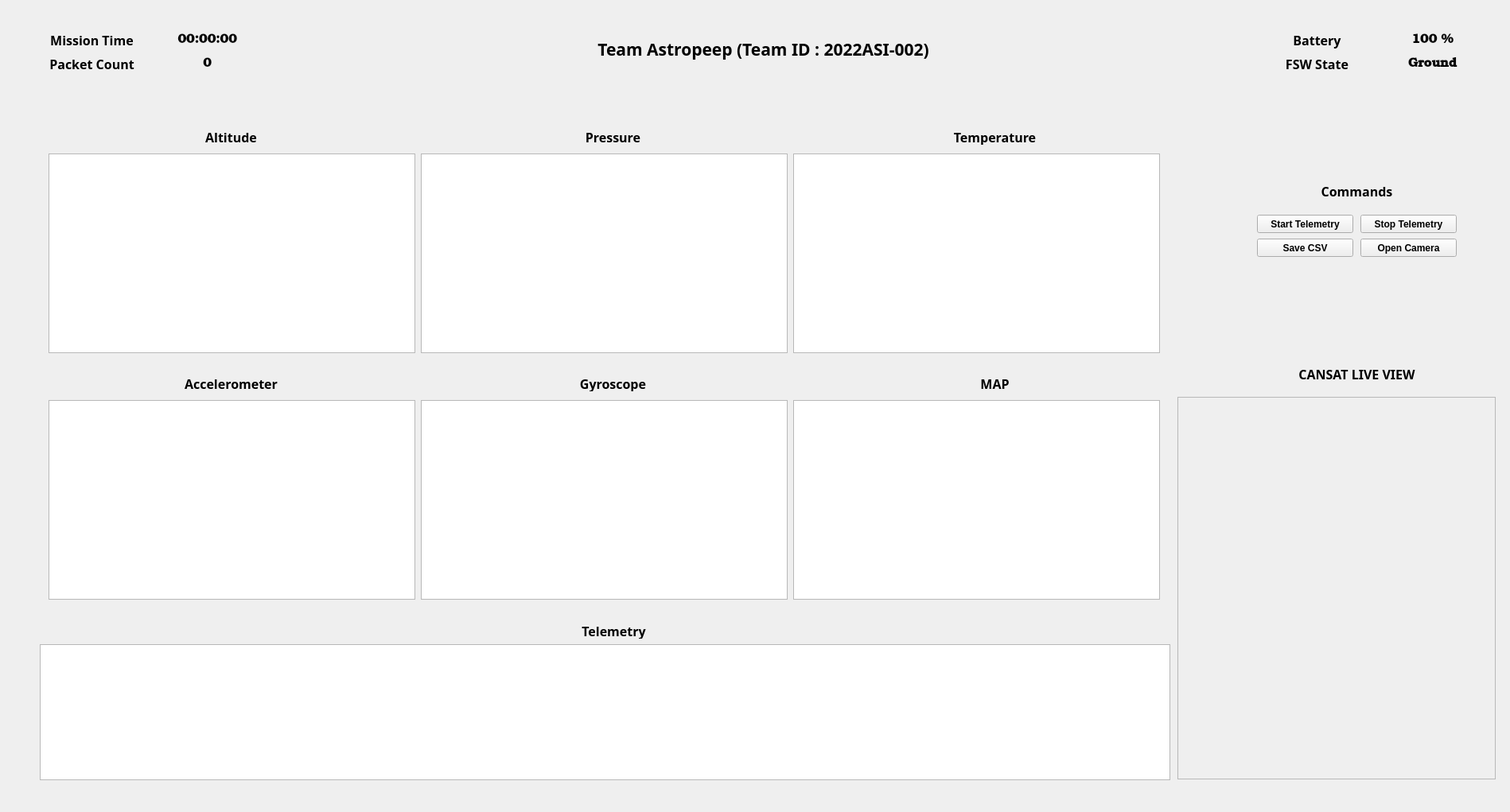
<?xml version="1.0" encoding="UTF-8"?>
<ui version="4.0">
 <class>Dashboard</class>
 <widget class="QMainWindow" name="Dashboard">
  <property name="geometry">
   <rect>
    <x>0</x>
    <y>0</y>
    <width>1898</width>
    <height>1021</height>
   </rect>
  </property>
  <property name="sizePolicy">
   <sizepolicy hsizetype="Minimum" vsizetype="Fixed">
    <horstretch>0</horstretch>
    <verstretch>0</verstretch>
   </sizepolicy>
  </property>
  <property name="minimumSize">
   <size>
    <width>0</width>
    <height>0</height>
   </size>
  </property>
  <property name="windowTitle">
   <string>MainWindow</string>
  </property>
  <widget class="QWidget" name="centralwidget">
   <widget class="QLabel" name="gyro_label">
    <property name="geometry">
     <rect>
      <x>540</x>
      <y>472</y>
      <width>461</width>
      <height>20</height>
     </rect>
    </property>
    <property name="sizePolicy">
     <sizepolicy hsizetype="Preferred" vsizetype="Preferred">
      <horstretch>6</horstretch>
      <verstretch>6</verstretch>
     </sizepolicy>
    </property>
    <property name="font">
     <font>
      <family>Rockwell</family>
      <pointsize>12</pointsize>
      <weight>75</weight>
      <bold>true</bold>
     </font>
    </property>
    <property name="text">
     <string>Gyroscope</string>
    </property>
    <property name="alignment">
     <set>Qt::AlignCenter</set>
    </property>
   </widget>
   <widget class="QLabel" name="pressure_label">
    <property name="geometry">
     <rect>
      <x>540</x>
      <y>162</y>
      <width>461</width>
      <height>20</height>
     </rect>
    </property>
    <property name="sizePolicy">
     <sizepolicy hsizetype="Expanding" vsizetype="Expanding">
      <horstretch>6</horstretch>
      <verstretch>6</verstretch>
     </sizepolicy>
    </property>
    <property name="font">
     <font>
      <family>Rockwell</family>
      <pointsize>12</pointsize>
      <weight>75</weight>
      <bold>true</bold>
     </font>
    </property>
    <property name="text">
     <string>Pressure</string>
    </property>
    <property name="alignment">
     <set>Qt::AlignCenter</set>
    </property>
   </widget>
   <widget class="QLabel" name="map_label">
    <property name="geometry">
     <rect>
      <x>1020</x>
      <y>472</y>
      <width>461</width>
      <height>20</height>
     </rect>
    </property>
    <property name="sizePolicy">
     <sizepolicy hsizetype="Expanding" vsizetype="Preferred">
      <horstretch>6</horstretch>
      <verstretch>6</verstretch>
     </sizepolicy>
    </property>
    <property name="font">
     <font>
      <family>Rockwell</family>
      <pointsize>12</pointsize>
      <weight>75</weight>
      <bold>true</bold>
     </font>
    </property>
    <property name="text">
     <string>MAP</string>
    </property>
    <property name="alignment">
     <set>Qt::AlignCenter</set>
    </property>
   </widget>
   <widget class="QLabel" name="accelo_label">
    <property name="geometry">
     <rect>
      <x>60</x>
      <y>472</y>
      <width>461</width>
      <height>20</height>
     </rect>
    </property>
    <property name="sizePolicy">
     <sizepolicy hsizetype="Preferred" vsizetype="Preferred">
      <horstretch>6</horstretch>
      <verstretch>6</verstretch>
     </sizepolicy>
    </property>
    <property name="font">
     <font>
      <family>Rockwell</family>
      <pointsize>12</pointsize>
      <weight>75</weight>
      <bold>true</bold>
     </font>
    </property>
    <property name="text">
     <string>Accelerometer</string>
    </property>
    <property name="alignment">
     <set>Qt::AlignCenter</set>
    </property>
   </widget>
   <widget class="QLabel" name="altitude_label">
    <property name="geometry">
     <rect>
      <x>60</x>
      <y>162</y>
      <width>461</width>
      <height>20</height>
     </rect>
    </property>
    <property name="sizePolicy">
     <sizepolicy hsizetype="Expanding" vsizetype="Expanding">
      <horstretch>6</horstretch>
      <verstretch>6</verstretch>
     </sizepolicy>
    </property>
    <property name="font">
     <font>
      <family>Rockwell</family>
      <pointsize>12</pointsize>
      <weight>75</weight>
      <bold>true</bold>
     </font>
    </property>
    <property name="text">
     <string>Altitude</string>
    </property>
    <property name="alignment">
     <set>Qt::AlignCenter</set>
    </property>
   </widget>
   <widget class="QLabel" name="temperature_label">
    <property name="geometry">
     <rect>
      <x>1020</x>
      <y>162</y>
      <width>461</width>
      <height>20</height>
     </rect>
    </property>
    <property name="sizePolicy">
     <sizepolicy hsizetype="Expanding" vsizetype="Expanding">
      <horstretch>6</horstretch>
      <verstretch>6</verstretch>
     </sizepolicy>
    </property>
    <property name="font">
     <font>
      <family>Rockwell</family>
      <pointsize>12</pointsize>
      <weight>75</weight>
      <bold>true</bold>
     </font>
    </property>
    <property name="text">
     <string>Temperature</string>
    </property>
    <property name="alignment">
     <set>Qt::AlignCenter</set>
    </property>
   </widget>
   <widget class="QLabel" name="fsw_state_label">
    <property name="geometry">
     <rect>
      <x>1580</x>
      <y>70</y>
      <width>151</width>
      <height>21</height>
     </rect>
    </property>
    <property name="sizePolicy">
     <sizepolicy hsizetype="Expanding" vsizetype="Expanding">
      <horstretch>6</horstretch>
      <verstretch>6</verstretch>
     </sizepolicy>
    </property>
    <property name="minimumSize">
     <size>
      <width>101</width>
      <height>0</height>
     </size>
    </property>
    <property name="font">
     <font>
      <family>Rockwell</family>
      <pointsize>12</pointsize>
      <weight>75</weight>
      <bold>true</bold>
     </font>
    </property>
    <property name="text">
     <string>FSW State</string>
    </property>
    <property name="alignment">
     <set>Qt::AlignCenter</set>
    </property>
   </widget>
   <widget class="QLabel" name="fsw_state">
    <property name="geometry">
     <rect>
      <x>1750</x>
      <y>70</y>
      <width>101</width>
      <height>21</height>
     </rect>
    </property>
    <property name="sizePolicy">
     <sizepolicy hsizetype="Expanding" vsizetype="Expanding">
      <horstretch>6</horstretch>
      <verstretch>6</verstretch>
     </sizepolicy>
    </property>
    <property name="minimumSize">
     <size>
      <width>101</width>
      <height>0</height>
     </size>
    </property>
    <property name="font">
     <font>
      <family>Bookman Old Style</family>
      <pointsize>12</pointsize>
      <weight>75</weight>
      <bold>true</bold>
     </font>
    </property>
    <property name="text">
     <string>Ground</string>
    </property>
    <property name="alignment">
     <set>Qt::AlignCenter</set>
    </property>
   </widget>
   <widget class="QLabel" name="battery_value">
    <property name="geometry">
     <rect>
      <x>1750</x>
      <y>40</y>
      <width>101</width>
      <height>21</height>
     </rect>
    </property>
    <property name="sizePolicy">
     <sizepolicy hsizetype="Expanding" vsizetype="Expanding">
      <horstretch>6</horstretch>
      <verstretch>6</verstretch>
     </sizepolicy>
    </property>
    <property name="minimumSize">
     <size>
      <width>101</width>
      <height>0</height>
     </size>
    </property>
    <property name="font">
     <font>
      <family>Bookman Old Style</family>
      <pointsize>12</pointsize>
      <weight>75</weight>
      <bold>true</bold>
     </font>
    </property>
    <property name="text">
     <string>100 %</string>
    </property>
    <property name="alignment">
     <set>Qt::AlignCenter</set>
    </property>
   </widget>
   <widget class="QLabel" name="battery_label">
    <property name="geometry">
     <rect>
      <x>1580</x>
      <y>40</y>
      <width>151</width>
      <height>21</height>
     </rect>
    </property>
    <property name="sizePolicy">
     <sizepolicy hsizetype="Expanding" vsizetype="Expanding">
      <horstretch>6</horstretch>
      <verstretch>6</verstretch>
     </sizepolicy>
    </property>
    <property name="minimumSize">
     <size>
      <width>101</width>
      <height>0</height>
     </size>
    </property>
    <property name="font">
     <font>
      <family>Rockwell</family>
      <pointsize>12</pointsize>
      <weight>75</weight>
      <bold>true</bold>
     </font>
    </property>
    <property name="text">
     <string>Battery</string>
    </property>
    <property name="alignment">
     <set>Qt::AlignCenter</set>
    </property>
   </widget>
   <widget class="QPushButton" name="save_csv_button">
    <property name="geometry">
     <rect>
      <x>1580</x>
      <y>300</y>
      <width>121</width>
      <height>23</height>
     </rect>
    </property>
    <property name="sizePolicy">
     <sizepolicy hsizetype="Expanding" vsizetype="Expanding">
      <horstretch>6</horstretch>
      <verstretch>6</verstretch>
     </sizepolicy>
    </property>
    <property name="font">
     <font>
      <weight>75</weight>
      <bold>true</bold>
     </font>
    </property>
    <property name="text">
     <string>Save CSV</string>
    </property>
   </widget>
   <widget class="QLabel" name="command_label">
    <property name="geometry">
     <rect>
      <x>1580</x>
      <y>230</y>
      <width>251</width>
      <height>20</height>
     </rect>
    </property>
    <property name="sizePolicy">
     <sizepolicy hsizetype="Expanding" vsizetype="Expanding">
      <horstretch>6</horstretch>
      <verstretch>6</verstretch>
     </sizepolicy>
    </property>
    <property name="font">
     <font>
      <family>Rockwell</family>
      <pointsize>12</pointsize>
      <weight>75</weight>
      <bold>true</bold>
     </font>
    </property>
    <property name="text">
     <string>Commands</string>
    </property>
    <property name="alignment">
     <set>Qt::AlignCenter</set>
    </property>
   </widget>
   <widget class="QPushButton" name="start_tele_button">
    <property name="geometry">
     <rect>
      <x>1580</x>
      <y>270</y>
      <width>121</width>
      <height>23</height>
     </rect>
    </property>
    <property name="sizePolicy">
     <sizepolicy hsizetype="Expanding" vsizetype="Expanding">
      <horstretch>6</horstretch>
      <verstretch>6</verstretch>
     </sizepolicy>
    </property>
    <property name="font">
     <font>
      <weight>75</weight>
      <bold>true</bold>
     </font>
    </property>
    <property name="text">
     <string>Start Telemetry</string>
    </property>
   </widget>
   <widget class="QPushButton" name="stop_tele_button_2">
    <property name="geometry">
     <rect>
      <x>1710</x>
      <y>270</y>
      <width>121</width>
      <height>23</height>
     </rect>
    </property>
    <property name="sizePolicy">
     <sizepolicy hsizetype="Expanding" vsizetype="Expanding">
      <horstretch>6</horstretch>
      <verstretch>6</verstretch>
     </sizepolicy>
    </property>
    <property name="font">
     <font>
      <weight>75</weight>
      <bold>true</bold>
     </font>
    </property>
    <property name="text">
     <string>Stop Telemetry</string>
    </property>
   </widget>
   <widget class="QLabel" name="mission_time">
    <property name="geometry">
     <rect>
      <x>210</x>
      <y>40</y>
      <width>101</width>
      <height>21</height>
     </rect>
    </property>
    <property name="sizePolicy">
     <sizepolicy hsizetype="Expanding" vsizetype="Expanding">
      <horstretch>6</horstretch>
      <verstretch>6</verstretch>
     </sizepolicy>
    </property>
    <property name="minimumSize">
     <size>
      <width>101</width>
      <height>0</height>
     </size>
    </property>
    <property name="font">
     <font>
      <family>Bookman Old Style</family>
      <pointsize>12</pointsize>
      <weight>75</weight>
      <bold>true</bold>
     </font>
    </property>
    <property name="text">
     <string>00:00:00</string>
    </property>
    <property name="alignment">
     <set>Qt::AlignCenter</set>
    </property>
   </widget>
   <widget class="QLabel" name="packet_count_label">
    <property name="geometry">
     <rect>
      <x>40</x>
      <y>70</y>
      <width>151</width>
      <height>21</height>
     </rect>
    </property>
    <property name="sizePolicy">
     <sizepolicy hsizetype="Expanding" vsizetype="Expanding">
      <horstretch>6</horstretch>
      <verstretch>6</verstretch>
     </sizepolicy>
    </property>
    <property name="minimumSize">
     <size>
      <width>101</width>
      <height>0</height>
     </size>
    </property>
    <property name="font">
     <font>
      <family>Rockwell</family>
      <pointsize>12</pointsize>
      <weight>75</weight>
      <bold>true</bold>
     </font>
    </property>
    <property name="text">
     <string>Packet Count</string>
    </property>
    <property name="alignment">
     <set>Qt::AlignCenter</set>
    </property>
   </widget>
   <widget class="QLabel" name="mission_time_label">
    <property name="geometry">
     <rect>
      <x>40</x>
      <y>40</y>
      <width>151</width>
      <height>21</height>
     </rect>
    </property>
    <property name="sizePolicy">
     <sizepolicy hsizetype="Expanding" vsizetype="Expanding">
      <horstretch>6</horstretch>
      <verstretch>6</verstretch>
     </sizepolicy>
    </property>
    <property name="minimumSize">
     <size>
      <width>101</width>
      <height>0</height>
     </size>
    </property>
    <property name="font">
     <font>
      <family>Rockwell</family>
      <pointsize>12</pointsize>
      <weight>75</weight>
      <bold>true</bold>
     </font>
    </property>
    <property name="text">
     <string>Mission Time</string>
    </property>
    <property name="alignment">
     <set>Qt::AlignCenter</set>
    </property>
   </widget>
   <widget class="QLabel" name="packet_count">
    <property name="geometry">
     <rect>
      <x>210</x>
      <y>70</y>
      <width>101</width>
      <height>21</height>
     </rect>
    </property>
    <property name="sizePolicy">
     <sizepolicy hsizetype="Expanding" vsizetype="Expanding">
      <horstretch>6</horstretch>
      <verstretch>6</verstretch>
     </sizepolicy>
    </property>
    <property name="minimumSize">
     <size>
      <width>101</width>
      <height>0</height>
     </size>
    </property>
    <property name="font">
     <font>
      <family>Bookman Old Style</family>
      <pointsize>12</pointsize>
      <weight>75</weight>
      <bold>true</bold>
     </font>
    </property>
    <property name="text">
     <string>0</string>
    </property>
    <property name="alignment">
     <set>Qt::AlignCenter</set>
    </property>
   </widget>
   <widget class="QWidget" name="layoutWidget">
    <property name="geometry">
     <rect>
      <x>400</x>
      <y>10</y>
      <width>1119</width>
      <height>103</height>
     </rect>
    </property>
    <layout class="QHBoxLayout" name="horizontalLayout">
     <item>
      <widget class="QLabel" name="team_logo_2">
       <property name="minimumSize">
        <size>
         <width>211</width>
         <height>101</height>
        </size>
       </property>
       <property name="maximumSize">
        <size>
         <width>211</width>
         <height>101</height>
        </size>
       </property>
       <property name="sizeIncrement">
        <size>
         <width>2</width>
         <height>2</height>
        </size>
       </property>
       <property name="styleSheet">
        <string notr="true">image: url(:/cansat_logo/Logos/team_logo.png);</string>
       </property>
       <property name="text">
        <string/>
       </property>
       <property name="pixmap">
        <pixmap resource="logo.qrc">:/cansat_logo/Logos/team_logo.png</pixmap>
       </property>
       <property name="scaledContents">
        <bool>true</bool>
       </property>
      </widget>
     </item>
     <item>
      <widget class="QLabel" name="team_name">
       <property name="minimumSize">
        <size>
         <width>681</width>
         <height>41</height>
        </size>
       </property>
       <property name="maximumSize">
        <size>
         <width>211</width>
         <height>101</height>
        </size>
       </property>
       <property name="font">
        <font>
         <family>Rockwell Extra Bold</family>
         <pointsize>16</pointsize>
         <weight>75</weight>
         <italic>false</italic>
         <bold>true</bold>
        </font>
       </property>
       <property name="text">
        <string>Team Astropeep (Team ID : 2022ASI-002)</string>
       </property>
       <property name="alignment">
        <set>Qt::AlignCenter</set>
       </property>
      </widget>
     </item>
     <item>
      <widget class="QLabel" name="cansat_logo">
       <property name="minimumSize">
        <size>
         <width>211</width>
         <height>101</height>
        </size>
       </property>
       <property name="maximumSize">
        <size>
         <width>211</width>
         <height>101</height>
        </size>
       </property>
       <property name="text">
        <string/>
       </property>
       <property name="pixmap">
        <pixmap resource="logo.qrc">:/cansat_logo/Logos/Cansat_logo.jpg</pixmap>
       </property>
       <property name="scaledContents">
        <bool>true</bool>
       </property>
      </widget>
     </item>
    </layout>
   </widget>
   <widget class="QGraphicsView" name="graphicsView">
    <property name="geometry">
     <rect>
      <x>61</x>
      <y>193</y>
      <width>461</width>
      <height>251</height>
     </rect>
    </property>
   </widget>
   <widget class="QGraphicsView" name="graphicsView_2">
    <property name="geometry">
     <rect>
      <x>529</x>
      <y>193</y>
      <width>461</width>
      <height>251</height>
     </rect>
    </property>
   </widget>
   <widget class="QGraphicsView" name="graphicsView_3">
    <property name="geometry">
     <rect>
      <x>997</x>
      <y>193</y>
      <width>461</width>
      <height>251</height>
     </rect>
    </property>
   </widget>
   <widget class="QGraphicsView" name="graphicsView_4">
    <property name="geometry">
     <rect>
      <x>529</x>
      <y>503</y>
      <width>461</width>
      <height>251</height>
     </rect>
    </property>
   </widget>
   <widget class="QGraphicsView" name="graphicsView_5">
    <property name="geometry">
     <rect>
      <x>61</x>
      <y>503</y>
      <width>461</width>
      <height>251</height>
     </rect>
    </property>
   </widget>
   <widget class="QGraphicsView" name="graphicsView_6">
    <property name="geometry">
     <rect>
      <x>997</x>
      <y>503</y>
      <width>461</width>
      <height>251</height>
     </rect>
    </property>
   </widget>
   <widget class="QLabel" name="tele_label">
    <property name="geometry">
     <rect>
      <x>61</x>
      <y>783</y>
      <width>1421</width>
      <height>20</height>
     </rect>
    </property>
    <property name="sizePolicy">
     <sizepolicy hsizetype="Expanding" vsizetype="Expanding">
      <horstretch>6</horstretch>
      <verstretch>6</verstretch>
     </sizepolicy>
    </property>
    <property name="minimumSize">
     <size>
      <width>1421</width>
      <height>20</height>
     </size>
    </property>
    <property name="maximumSize">
     <size>
      <width>1421</width>
      <height>20</height>
     </size>
    </property>
    <property name="font">
     <font>
      <family>Rockwell</family>
      <pointsize>12</pointsize>
      <weight>75</weight>
      <bold>true</bold>
     </font>
    </property>
    <property name="text">
     <string>Telemetry</string>
    </property>
    <property name="alignment">
     <set>Qt::AlignCenter</set>
    </property>
   </widget>
   <widget class="QListView" name="tele_value">
    <property name="geometry">
     <rect>
      <x>50</x>
      <y>810</y>
      <width>1421</width>
      <height>171</height>
     </rect>
    </property>
    <property name="sizePolicy">
     <sizepolicy hsizetype="Expanding" vsizetype="Expanding">
      <horstretch>6</horstretch>
      <verstretch>6</verstretch>
     </sizepolicy>
    </property>
    <property name="minimumSize">
     <size>
      <width>1421</width>
      <height>171</height>
     </size>
    </property>
    <property name="maximumSize">
     <size>
      <width>1421</width>
      <height>171</height>
     </size>
    </property>
   </widget>
   <widget class="QFrame" name="frame_cansat_view">
    <property name="geometry">
     <rect>
      <x>1480</x>
      <y>499</y>
      <width>400</width>
      <height>481</height>
     </rect>
    </property>
    <property name="frameShape">
     <enum>QFrame::StyledPanel</enum>
    </property>
    <property name="frameShadow">
     <enum>QFrame::Raised</enum>
    </property>
   </widget>
   <widget class="QLabel" name="command_label_2">
    <property name="geometry">
     <rect>
      <x>1580</x>
      <y>460</y>
      <width>251</width>
      <height>20</height>
     </rect>
    </property>
    <property name="sizePolicy">
     <sizepolicy hsizetype="Expanding" vsizetype="Expanding">
      <horstretch>6</horstretch>
      <verstretch>6</verstretch>
     </sizepolicy>
    </property>
    <property name="font">
     <font>
      <family>Rockwell</family>
      <pointsize>12</pointsize>
      <weight>75</weight>
      <bold>true</bold>
     </font>
    </property>
    <property name="text">
     <string>CANSAT LIVE VIEW</string>
    </property>
    <property name="alignment">
     <set>Qt::AlignCenter</set>
    </property>
   </widget>
   <widget class="QPushButton" name="camera_button">
    <property name="geometry">
     <rect>
      <x>1710</x>
      <y>300</y>
      <width>121</width>
      <height>23</height>
     </rect>
    </property>
    <property name="sizePolicy">
     <sizepolicy hsizetype="Expanding" vsizetype="Expanding">
      <horstretch>6</horstretch>
      <verstretch>6</verstretch>
     </sizepolicy>
    </property>
    <property name="font">
     <font>
      <weight>75</weight>
      <bold>true</bold>
     </font>
    </property>
    <property name="text">
     <string>Open Camera</string>
    </property>
   </widget>
  </widget>
 </widget>
 <resources>
  <include location="logo.qrc"/>
  <include location="logo.qrc"/>
  <include location="logo.qrc"/>
 </resources>
 <connections/>
</ui>
